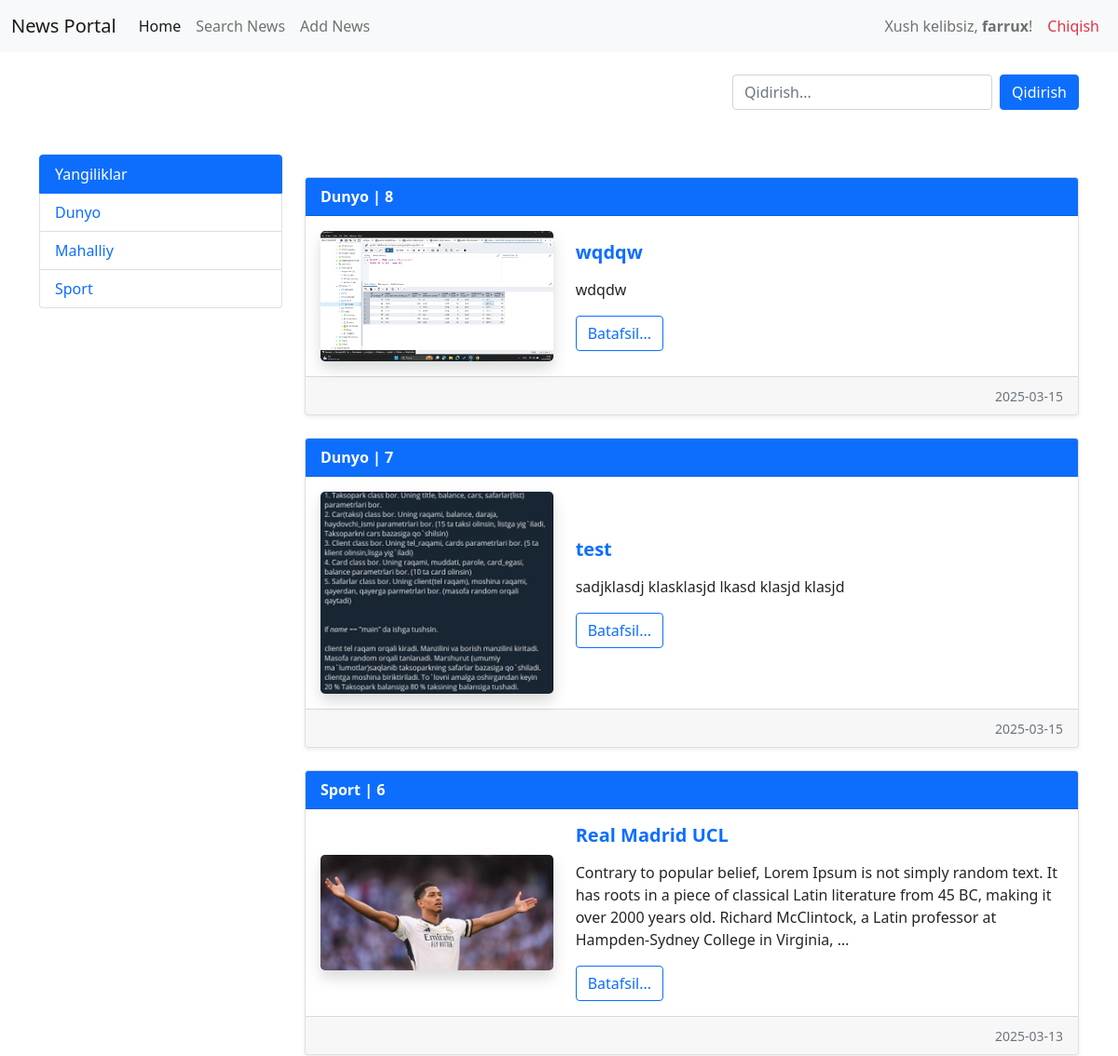
The app's page / (signed in, upper part), older data.
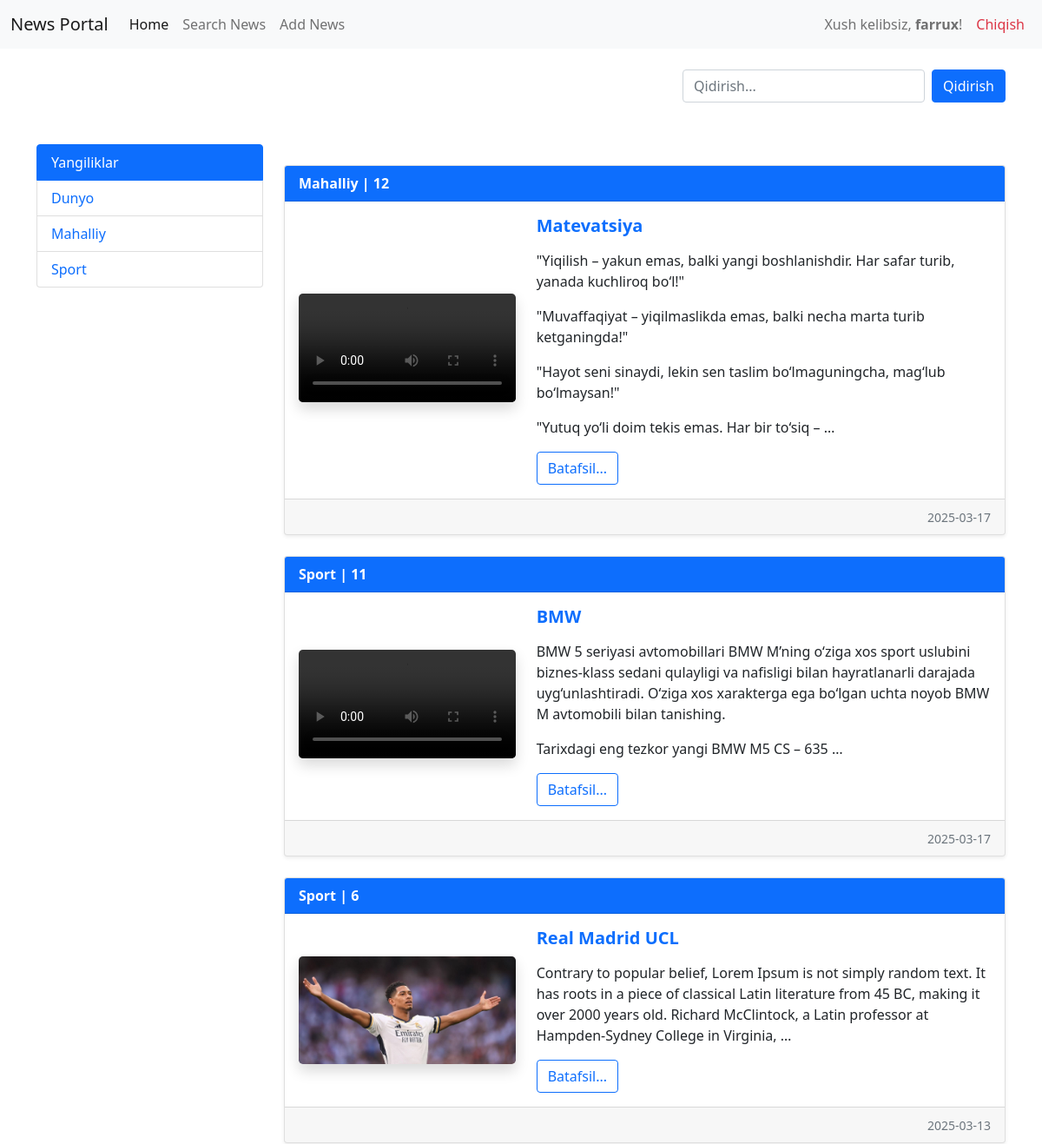
The same page, newer data.
### configapp/models.py (models this page shows, shortened)
class Categories(models.Model):
    title = models.CharField(max_length=50)
    def __str__(self):
        return self.title

class News(models.Model):
    title = models.CharField(max_length=150, verbose_name='news')
    context = models.TextField(blank=True)
    created_ed = models.DateTimeField(auto_now_add=True)
    updated_ed = models.DateTimeField(auto_now=True)
    category = models.ForeignKey(Categories, on_delete=models.CASCADE, related_name="news_get")
    photo = models.FileField(upload_to='media/%Y/%m/%d/')
    is_bool = models.BooleanField(default=True)
    views = models.IntegerField(default=0)
    class Meta:
        verbose_name = "NEW"
        verbose_name_plural = "NEWS"
        ordering = ['-created_ed']

### configapp/views.py (the view)
# urls.py: path('', index, name='index'),
@login_required(login_url='login')
def index(request):
    new = News.objects.all()
    cat = Categories.objects.all()
    return render(request, 'index.html', {'news': new, 'categories': cat})

### configapp/templates/index.html (shortened to what this page needs)
{% extends 'base.html' %}
  {% block body %}
  <form
    method="GET"
    action="{% url 'search_news' %}"
    class="d-flex justify-content-end mb-4"
  >
    <input
      type="text"
      name="q"
      class="form-control me-2 w-25"
      placeholder="Qidirish..."
      value="{{ query }}"
    />
    <button type="submit" class="btn btn-primary">Qidirish</button>
  </form>
  <div class="row">
    <div class="col-3 mt-4">
      <ul class="list-group">
        <li class="list-group-item active" aria-current="true">Yangiliklar</li>
        {% for cat in categories%}
        <li class="list-group-item">
          <a href="{% url 'categories' cat.pk %}">{{ cat.title }}</a>
        </li>
        {% endfor %}
      </ul>
    </div>
    <div class="col-9 mt-4">
      {% for item in news %}
      <div class="card mt-4 shadow-sm">
        <div class="card-header bg-primary text-white">
          <strong>{{ item.category }} | {{item.id}}</strong>
        </div>
        <div class="card-body">
          <div class="row align-items-center">
            <div class="col-md-4 text-center">
            {% if item.photo %}
    {% if item.photo.url|lower|slice:'-4:' == ".mp4" %}
      <video width="250" controls class="rounded-3 shadow">
        <source src="{{ item.photo.url }}" type="video/mp4">
      </video>
    {% else %}
      <img src="{{ item.photo.url }}" alt="" class="img-fluid rounded-3 shadow" />
    {% endif %}
  {% else %}
    <img src="http://picsum.photos/350/250" alt="" class="img-fluid rounded-3 shadow" />
  {% endif %}
</div>
            <div class="col-md-8">
              <h5 class="card-title text-primary fw-bold">{{ item.title }}</h5>
              <p class="card-text text-muted">
                {{ item.context | safe | linebreaks | truncatewords:40 }}
              </p>
              <a
                href="{% url 'news_detail' item.id %}"
                class="btn btn-outline-primary"
              >
                Batafsil...
              </a>
            </div>
          </div>
        </div>
        <div class="card-footer text-muted text-end">
          <small>{{ item.created_ed | date:'Y-m-d' }}</small>
        </div>
      </div>
      {% endfor %}
    </div>
  </div>
  {% endblock %}

### configapp/templates/base.html (shortened to what this page needs)
<!DOCTYPE html>
<html lang="uz">
  <head>
    <link
      href="https://cdn.jsdelivr.net/npm/bootstrap@5.0.2/dist/css/bootstrap.min.css"
      rel="stylesheet"
    />
  </head>
  <body>
    <nav class="navbar navbar-expand-lg navbar-light bg-light">
      <div class="container-fluid">
        <a class="navbar-brand" href="{% url 'index' %}">News Portal</a>
        <div class="collapse navbar-collapse" id="navbarNav">
          <ul class="navbar-nav me-auto">
            <li class="nav-item">
              <a class="nav-link active" href="{% url 'index' %}">Home</a>
            </li>
            <li class="nav-item">
              <a class="nav-link" href="{% url 'search_news' %}">Search News</a>
            </li>
            <li class="nav-item">
              <a class="nav-link" href="{% url 'news_add' %}">Add News</a>
            </li>
          </ul>
          <ul class="navbar-nav">
            {% if user.is_authenticated %}
              <li class="nav-item">
                <span class="nav-link">Xush kelibsiz, <strong>{{ user.username }}</strong>!</span>
              </li>
              <li class="nav-item">
                <a class="nav-link text-danger" href="{% url 'logout' %}">Chiqish</a>
              </li>
            {% else %}
              <li class="nav-item">
                <a class="nav-link text-primary" href="{% url 'login' %}">Kirish</a>
              </li>
            {% endif %}
          </ul>
        </div>
      </div>
    </nav>
    <div class="container mt-4">
      {% block body %}
      {% endblock %}
    </div>
  </body>
</html>

### configapp/templates/base.html (style rules this page uses)
a { text-decoration: none; }

Row changes from the older to the newer data that the page shows:
removed News: category "Dunyo", id "8", photo (picture), title "wqdqw", context "wdqdw", created_ed "2025-03-15"
removed News: category "Dunyo", id "7", photo (picture), title "test", context "sadjklasdj klasklasjd lkasd klasjd klasjd", created_ed "2025-03-15"
added News: category "Mahalliy", id "12", title "Matevatsiya", context "\"Yiqilish – yakun emas, balki yangi boshlanishdir. Har safar turib, yanada kuchliroq bo‘l!\" \"Muvaffaqiyat – yiqilmaslikda emas, balki necha marta turib ketganingda!\" \"Hayot seni sinaydi, lekin sen taslim bo‘lmaguningcha, mag‘lub bo‘lmaysan!\" \"Yutuq yo‘li doim tekis emas. Har bir to‘siq – …", created_ed "2025-03-17"
added News: category "Sport", id "11", title "BMW", context "BMW 5 seriyasi avtomobillari BMW M’ning o‘ziga xos sport uslubini biznes-klass sedani qulayligi va nafisligi bilan hayratlanarli darajada uyg‘unlashtiradi. O‘ziga xos xarakterga ega bo‘lgan uchta noyob BMW M avtomobili bilan tanishing. Tarixdagi eng tezkor yangi BMW M5 CS – 635 …", created_ed "2025-03-17"
